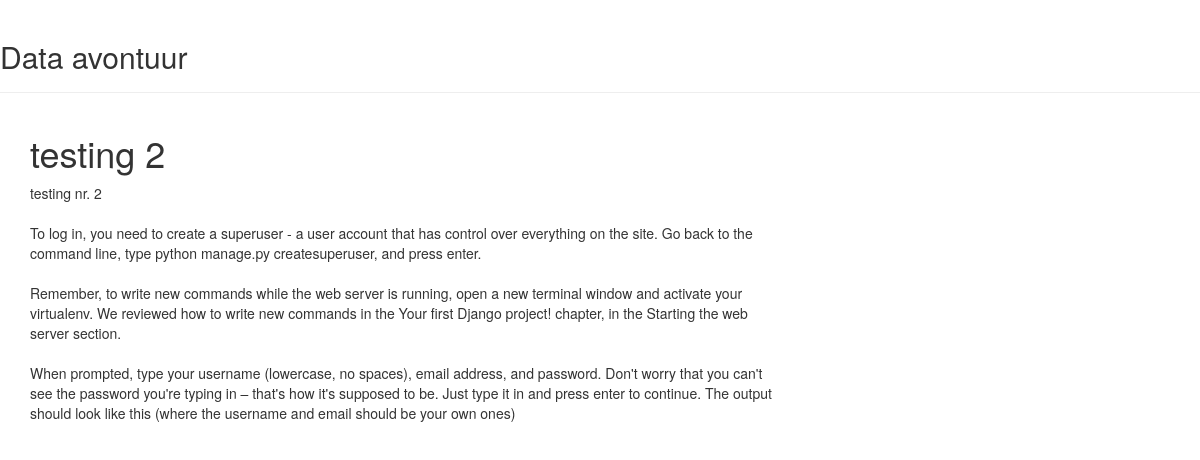
Before: /post/2/ with the older database file.
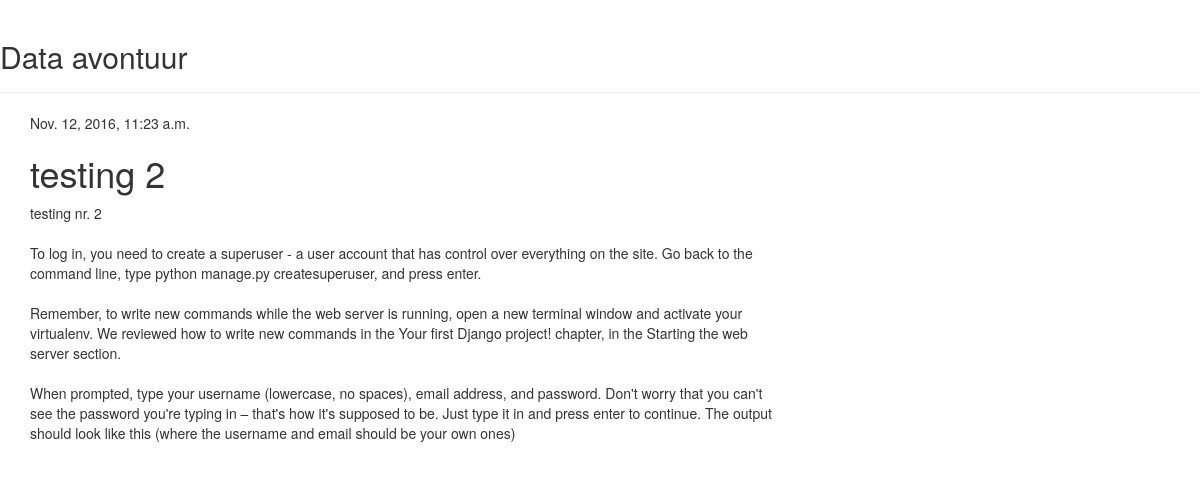
After: the same page with the newer database file.
### blog/models.py (models this page shows, shortened)
class Post(models.Model):
    author = models.ForeignKey('auth.User')
    title = models.CharField(max_length=200)
    text = models.TextField()
    created_date = models.DateTimeField(
            default=timezone.now)
    published_date = models.DateTimeField(
            blank=True, null=True)

### blog/views.py (the view)
# urls.py: url(r'^post/(?P<pk>\d+)/$', views.post_detail, name='post_detail'),
def post_detail(request, pk):
    post = get_object_or_404(Post, pk=pk)
    return render(request, 'blog/post_detail.html', {'post': post})

### blog/templates/blog/post_detail.html
{% extends 'blog/base.html' %}
{% block content %}
    <div class="post">
        {% if post.published_date %}
            <div class="date">
                {{ post.published_date }}
            </div>
        {% endif %}
        <h1>{{ post.title }}</h1>
        <p>{{ post.text|linebreaksbr }}</p>
    </div>
{% endblock %}

Changed rows visible on the page:
changed Post "testing 2": published_date (not shown) → "Nov. 12, 2016, 11:23 a.m."
